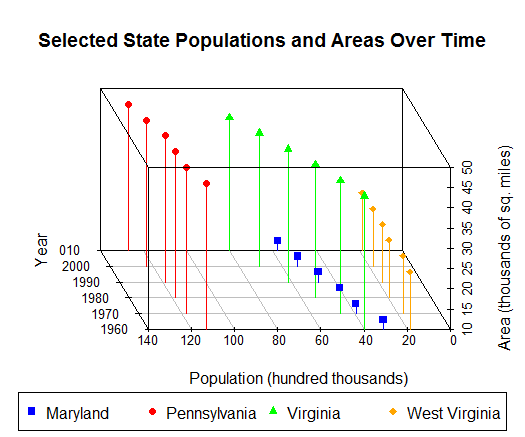

This figure's R source:
# This script creates a 3 dimensional scatter plot using (a subset of) 'census_data.csv'.

# A description of 'census_data.csv' can be found in 'census_data_scrape_and_process.R'.
# To avoid an overwhelming plot, I will be using a subset of 'census_data.csv' consisting of
# observations for 4 states (Maryland, Pennsylvania, Virginia, and West Virginia) in 2010.

# Load packages.
library(data.table)
library(reshape2)
library(scatterplot3d)

# Load data.
census_data = data.table(read.csv('census_data.csv', 
                                  header = T, 
                                  stringsAsFactors = F, 
                                  check.names = F))

#####
# SUBSET/PROCESS DATA.

  # Specify states of interest.
  states = c('Maryland', 'Pennsylvania', 'Virginia', 'West Virginia')

  # Subset data.
  census_subset = census_data[Name %in% states]

  # Divide population values by 1000 for easier graph viewing.
  census_subset$`1960` = census_subset$`1960` / 100000
  census_subset$`1970` = census_subset$`1970` / 100000
  census_subset$`1980` = census_subset$`1980` / 100000
  census_subset$`1990` = census_subset$`1990` / 100000
  census_subset$`2000` = census_subset$`2000` / 100000
  census_subset$`2010` = census_subset$`2010` / 100000
  
  # Divide area values by 1000 for easier graph viewing.
  census_subset$`Area (sq. miles)` = census_subset$`Area (sq. miles)` / 1000
  
  # Keep state areas in separate data frame and rename columns.
  areas = census_subset[, .(Name, `Area (sq. miles)`)]
  setnames(areas, 
           names(areas), 
           c('State', 'Area (sq. miles)'))
  
  # Remove 'Area (sq. miles) from 'census_subset' to allow melt.
  census_subset$`Area (sq. miles)` = NULL
    
  # Melt 'census_subset' to allow 3 dimensional plot and rename columns.
  census_subset = melt(census_subset, 
                       id = 'Name')
  setnames(census_subset, 
           names(census_subset), 
           c('State', 'Year', 'Population'))
  
  # Add 'areas' to 'census_subset'.
  census_subset = merge(census_subset, 
                        areas, 
                        by = 'State')
  
  # Change 'census_subset$Year' to character vector.
  census_subset$Year = as.character(census_subset$Year)
  
  # Add 'colors' column.
  # Each state gets a color which will be that state's color in the plot.
  census_subset$colors = ifelse(census_subset$State == 'Maryland', 'blue', 
                                ifelse(census_subset$State == 'Pennsylvania', 'red', 
                                       ifelse(census_subset$State == 'Virginia', 'green', 'orange')))
  
  # Add a 'shape_number' column.
  # Each state gets a number which will correspond to that state's shape in the plot.
  census_subset$shape_number = ifelse(census_subset$State == 'Maryland', 15, 
                                      ifelse(census_subset$State == 'Pennsylvania', 16, 
                                             ifelse(census_subset$State == 'Virginia', 17, 18)))

#####
# PLOT DATA.
  
  # Create scatter plot.
  scatterplot3d(x = census_subset$Year,
    y = census_subset$Population,     
    z = census_subset$`Area (sq. miles)`,
    color = census_subset$colors,
    pch = census_subset$shape_number, 
    type = 'h',
    angle = 290,
    main = 'Selected State Populations and Areas Over Time', 
    xlab = 'Year', 
    ylab = 'Population (hundred thousands)', 
    zlab = 'Area (thousands of sq. miles)')
  
  # Add legend.
  legend('bottom', 
         legend = levels(as.factor(census_subset$State)), 
         col =  c('blue', 'red', 'green', 'orange'), 
         pch = c(15, 16, 17, 18), 
         horiz = T,
         xpd = T,
         inset = -0.35)
